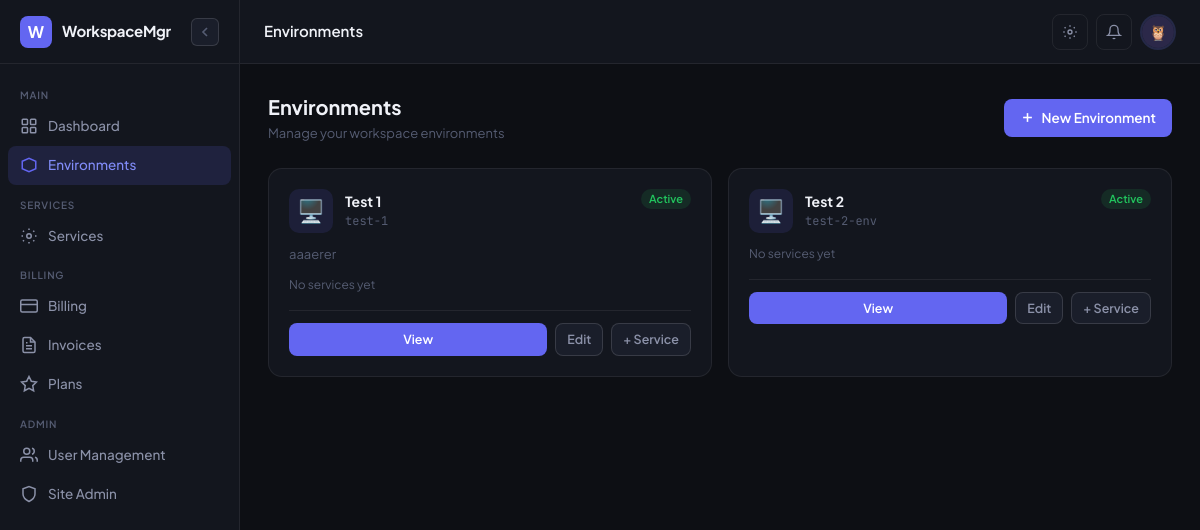
The app's page /environments/ (signed in), older data.
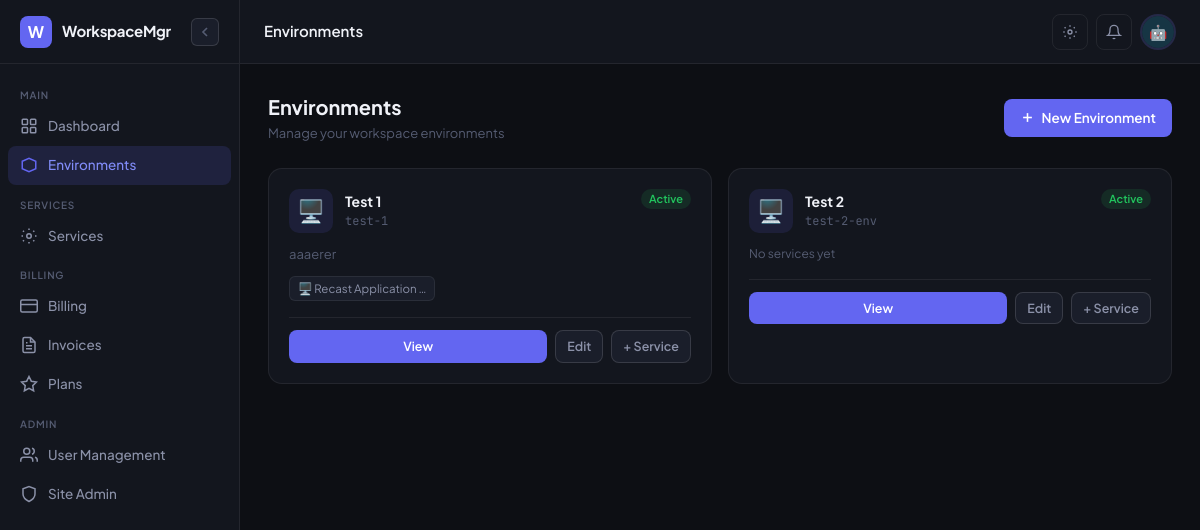
The same page, newer data.
### apps/accounts/models.py (models this page shows, shortened)
class User(AbstractUser):
    username = None
    email = models.EmailField(unique=True)
    role = models.CharField(max_length=20, choices=ROLE_CHOICES, default='env_admin')
    avatar = models.CharField(max_length=20, choices=AVATAR_CHOICES, default='avatar_1')
    phone = models.CharField(max_length=30, blank=True)
    job_title = models.CharField(max_length=100, blank=True)
    is_onboarded = models.BooleanField(default=False)
    created_at = models.DateTimeField(auto_now_add=True)
    updated_at = models.DateTimeField(auto_now=True)
    objects = UserManager()
    USERNAME_FIELD = 'email'
    REQUIRED_FIELDS = []
    class Meta:
        verbose_name = 'User'
        verbose_name_plural = 'Users'
    @property
    def display_name(self):
        return self.get_full_name() or self.email.split('@')[0]
    @property
    def is_superadmin(self):
        return self.role == 'superadmin' or self.is_superuser
    @property
    def is_env_admin(self):
        return self.role in ('superadmin', 'env_admin') or self.is_superuser
    @property
    def avatar_url(self):
        return f'/static/img/avatars/{self.avatar}.svg'

### apps/environments/models.py (models this page shows, shortened)
class Environment(models.Model):
    STATUS_CHOICES = [
        ('active', 'Active'),
        ('inactive', 'Inactive'),
        ('provisioning', 'Provisioning'),
    ]
    owner = models.ForeignKey(
        settings.AUTH_USER_MODEL,
        on_delete=models.CASCADE,
        related_name='environments',
    )
    name = models.CharField(max_length=200)
    description = models.TextField(blank=True)
    slug = models.SlugField(unique=True)
    status = models.CharField(max_length=20, choices=STATUS_CHOICES, default='active')
    azure_tenant_id = models.CharField(max_length=100, blank=True)
    created_at = models.DateTimeField(auto_now_add=True)
    updated_at = models.DateTimeField(auto_now=True)
    class Meta:
        ordering = ['-created_at']

### apps/services/models.py (models this page shows, shortened)
class Service(models.Model):
    STATUS_CHOICES = [
        ('active', 'Active'),
        ('inactive', 'Inactive'),
        ('configuring', 'Configuring'),
        ('error', 'Error'),
    ]
    environment = models.ForeignKey(Environment, on_delete=models.CASCADE, related_name='services')
    service_type = models.CharField(max_length=30, choices=SERVICE_TYPE_CHOICES)
    name = models.CharField(
        max_length=200,
        blank=True,
        help_text='Optional display name. Defaults to the service type name if left blank.'
    )
    status = models.CharField(max_length=20, choices=STATUS_CHOICES, default='configuring')
    enabled = models.BooleanField(default=False)
    is_connected = models.BooleanField(default=False)
    created_at = models.DateTimeField(auto_now_add=True)
    updated_at = models.DateTimeField(auto_now=True)
    class Meta:
        ordering = ['environment', 'service_type', 'name']
    @property
    def icon(self):
        icons = {
            'recast_workspace': '🖥️',
            'recast_user_license': '👤',
            'windows_365': '☁️',
            'intune': '🛡️',
        }
        return icons.get(self.service_type, '⚙️')

### apps/environments/views.py (the view)
# urls.py: path('', views.environment_list, name='list'),
@login_required
def environment_list(request):
    envs = Environment.objects.filter(owner=request.user)
    return render(request, 'environments/list.html', {'environments': envs})

### apps/core/context_processors.py (called while the page is built)
def sidebar_context(request):
    if request.user.is_authenticated:
        environments = Environment.objects.filter(owner=request.user)[:10]
        return {'sidebar_environments': environments}
    return {}

### templates/environments/list.html (shortened to what this page needs)
{% extends "base.html" %}
{% block page_title %}Environments{% endblock %}
{% block content %}
<div class="page-header">
  <div>
    <div class="page-title">Environments</div>
    <div class="page-subtitle">Manage your workspace environments</div>
  </div>
  <a href="{% url 'environments:create' %}" class="btn btn-primary">
    <svg width="15" height="15" fill="none" viewBox="0 0 24 24" stroke="currentColor" stroke-width="2.5"><line x1="12" y1="5" x2="12" y2="19"/><line x1="5" y1="12" x2="19" y2="12"/></svg>
    New Environment
  </a>
</div>
{% if environments %}
<div style="display:grid;grid-template-columns:repeat(auto-fill,minmax(320px,1fr));gap:16px;">
  {% for env in environments %}
  <div class="card" style="transition:all 0.2s;cursor:pointer;" onmouseover="this.style.borderColor='rgba(99,102,241,0.3)'" onmouseout="this.style.borderColor='var(--border)'">
    <div style="display:flex;align-items:flex-start;justify-content:space-between;margin-bottom:12px;">
      <div style="display:flex;align-items:center;gap:12px;">
        <div style="width:44px;height:44px;border-radius:10px;background:rgba(99,102,241,0.12);display:flex;align-items:center;justify-content:center;font-size:22px;">🖥️</div>
        <div>
          <div style="font-size:14px;font-weight:700;">{{ env.name }}</div>
          <div style="font-size:12px;color:var(--text-muted);font-family:'JetBrains Mono',monospace;">{{ env.slug }}</div>
        </div>
      </div>
      <span class="badge {% if env.status == 'active' %}badge-green{% elif env.status == 'inactive' %}badge-gray{% else %}badge-yellow{% endif %}">
        {{ env.get_status_display }}
      </span>
    </div>
    {% if env.description %}
    <div style="font-size:13px;color:var(--text-muted);margin-bottom:12px;line-height:1.5;">{{ env.description }}</div>
    {% endif %}
    <div style="display:flex;gap:8px;margin-bottom:16px;flex-wrap:wrap;">
      {% for service in env.services.all %}
      <span style="font-size:11.5px;background:var(--bg-raised);border:1px solid var(--border);padding:3px 8px;border-radius:6px;color:var(--text-secondary);">
        {{ service.icon }} {{ service.get_service_type_display|truncatechars:20 }}
      </span>
      {% empty %}
      <span style="font-size:12px;color:var(--text-muted);">No services yet</span>
      {% endfor %}
    </div>
    <div style="display:flex;gap:8px;padding-top:12px;border-top:1px solid var(--border);">
      <a href="{% url 'environments:detail' env.pk %}" class="btn btn-primary btn-sm" style="flex:1;justify-content:center;">View</a>
      <a href="{% url 'environments:edit' env.pk %}" class="btn btn-secondary btn-sm">Edit</a>
      <a href="{% url 'services:enable' env.pk %}" class="btn btn-secondary btn-sm">+ Service</a>
    </div>
  </div>
  {% endfor %}
</div>
{% endif %}
{% endblock %}

### templates/base.html (shortened to what the changed rows need)
<!DOCTYPE html>
<html lang="en" data-theme="dark">
<head>
  <script src="https://cdn.tailwindcss.com"></script>
</head>
<body>
{% if user.is_authenticated %}
<aside id="sidebar">
  <div class="sidebar-logo">
    <div class="logo-mark">W</div>
    <span class="sidebar-logo-text">WorkspaceMgr</span>
    <button class="sidebar-collapse-btn" onclick="toggleSidebar()" title="Toggle sidebar">
      <svg id="collapse-icon-expand" width="16" height="16" fill="none" viewBox="0 0 24 24" stroke="currentColor" stroke-width="2.5">
        <path d="M15 18l-6-6 6-6"/>
      </svg>
    </button>
  </div>
  <nav class="sidebar-nav">
    <div class="sidebar-section-label">Main</div>
    <a href="{% url 'core:dashboard' %}" class="nav-item {% if request.resolver_match.url_name == 'dashboard' %}active{% endif %}">
      <svg class="nav-icon" fill="none" viewBox="0 0 24 24" stroke="currentColor" stroke-width="2"><rect x="3" y="3" width="7" height="7" rx="1"/><rect x="14" y="3" width="7" height="7" rx="1"/><rect x="3" y="14" width="7" height="7" rx="1"/><rect x="14" y="14" width="7" height="7" rx="1"/></svg>
      <span class="sidebar-label">Dashboard</span>
    </a>
    <a href="{% url 'environments:list' %}" class="nav-item {% if 'environments' in request.path %}active{% endif %}">
      <svg class="nav-icon" fill="none" viewBox="0 0 24 24" stroke="currentColor" stroke-width="2"><path d="M3 7l9-4 9 4v10l-9 4-9-4V7z"/></svg>
      <span class="sidebar-label">Environments</span>
    </a>
    <div class="sidebar-section-label">Services</div>
    <a href="{% url 'services:list' %}" class="nav-item {% if 'services' in request.path %}active{% endif %}">
      <svg class="nav-icon" fill="none" viewBox="0 0 24 24" stroke="currentColor" stroke-width="2"><circle cx="12" cy="12" r="3"/><path d="M19.07 4.93l-1.41 1.41M5.34 17.66l-1.41 1.41M19.07 19.07l-1.41-1.41M5.34 6.34L3.93 4.93M20 12h2M2 12h2M12 20v2M12 2v2"/></svg>
      <span class="sidebar-label">Services</span>
    </a>
    <div class="sidebar-section-label">Billing</div>
    <a href="{% url 'billing:overview' %}" class="nav-item {% if request.path == '/billing/' %}active{% endif %}">
      <svg class="nav-icon" fill="none" viewBox="0 0 24 24" stroke="currentColor" stroke-width="2"><rect x="1" y="4" width="22" height="16" rx="2"/><line x1="1" y1="10" x2="23" y2="10"/></svg>
      <span class="sidebar-label">Billing</span>
    </a>
    <a href="{% url 'billing:invoice_list' %}" class="nav-item {% if 'invoices' in request.path %}active{% endif %}">
      <svg class="nav-icon" fill="none" viewBox="0 0 24 24" stroke="currentColor" stroke-width="2"><path d="M14 2H6a2 2 0 00-2 2v16a2 2 0 002 2h12a2 2 0 002-2V8z"/><polyline points="14 2 14 8 20 8"/><line x1="16" y1="13" x2="8" y2="13"/><line x1="16" y1="17" x2="8" y2="17"/><polyline points="10 9 9 9 8 9"/></svg>
      <span class="sidebar-label">Invoices</span>
    </a>
    <a href="{% url 'billing:plan_list' %}" class="nav-item {% if 'plans' in request.path %}active{% endif %}">
      <svg class="nav-icon" fill="none" viewBox="0 0 24 24" stroke="currentColor" stroke-width="2"><polygon points="12 2 15.09 8.26 22 9.27 17 14.14 18.18 21.02 12 17.77 5.82 21.02 7 14.14 2 9.27 8.91 8.26 12 2"/></svg>
      <span class="sidebar-label">Plans</span>
    </a>
    {% if user.is_env_admin %}
    <div class="sidebar-section-label">Admin</div>
    <a href="{% url 'users:user_list' %}" class="nav-item {% if 'users' in request.path and 'profile' not in request.path %}active{% endif %}">
      <svg class="nav-icon" fill="none" viewBox="0 0 24 24" stroke="currentColor" stroke-width="2"><path d="M17 21v-2a4 4 0 00-4-4H5a4 4 0 00-4 4v2"/><circle cx="9" cy="7" r="4"/><path d="M23 21v-2a4 4 0 00-3-3.87"/><path d="M16 3.13a4 4 0 010 7.75"/></svg>
      <span class="sidebar-label">User Management</span>
    </a>
    {% endif %}
    {% if user.is_superadmin %}
    <a href="/admin/" class="nav-item">
      <svg class="nav-icon" fill="none" viewBox="0 0 24 24" stroke="currentColor" stroke-width="2"><path d="M12 22s8-4 8-10V5l-8-3-8 3v7c0 6 8 10 8 10z"/></svg>
      <span class="sidebar-label">Site Admin</span>
    </a>
    {% endif %}
  </nav>
</aside>
<div id="main-wrap">
  <header id="topbar">
    <div class="topbar-title">{% block page_title %}Dashboard{% endblock %}</div>
    <div class="topbar-actions">
      <button class="icon-btn" onclick="openThemePanel()" title="Theme settings">
        <svg width="16" height="16" fill="none" viewBox="0 0 24 24" stroke="currentColor" stroke-width="2">
          <circle cx="12" cy="12" r="3"/><path d="M19.07 4.93l-1.41 1.41M5.34 17.66l-1.41 1.41M19.07 19.07l-1.41-1.41M5.34 6.34L3.93 4.93M20 12h2M2 12h2M12 20v2M12 2v2"/>
        </svg>
      </button>
      <button class="icon-btn" title="Notifications">
        <svg width="16" height="16" fill="none" viewBox="0 0 24 24" stroke="currentColor" stroke-width="2">
          <path d="M18 8A6 6 0 006 8c0 7-3 9-3 9h18s-3-2-3-9"/><path d="M13.73 21a2 2 0 01-3.46 0"/>
        </svg>
      </button>
      <div class="dropdown">
        <button class="avatar-btn" onclick="toggleDropdown(this)">
          <img src="{{ user.avatar_url }}" alt="{{ user.display_name }}"
            onerror="this.style.display='none';this.parentElement.innerHTML='<span style=\'font-size:14px;font-weight:700;color:var(--accent)\'>{{ user.display_name|first|upper }}</span>'">
        </button>
      </div>
    </div>
  </header>
  <main id="page-content">
    {% block content %}{% endblock %}
  </main>
</div>
{% endif %}
</body>
</html>

Row changes from the older to the newer data that the page shows:
changed User: avatar_url: a different picture
shown differently, row unchanged: Environment "Test 1": no longer shows "No services yet"
added Service: icon "🖥️", service_type "Recast Application …", shown under Environment "Test 1"
